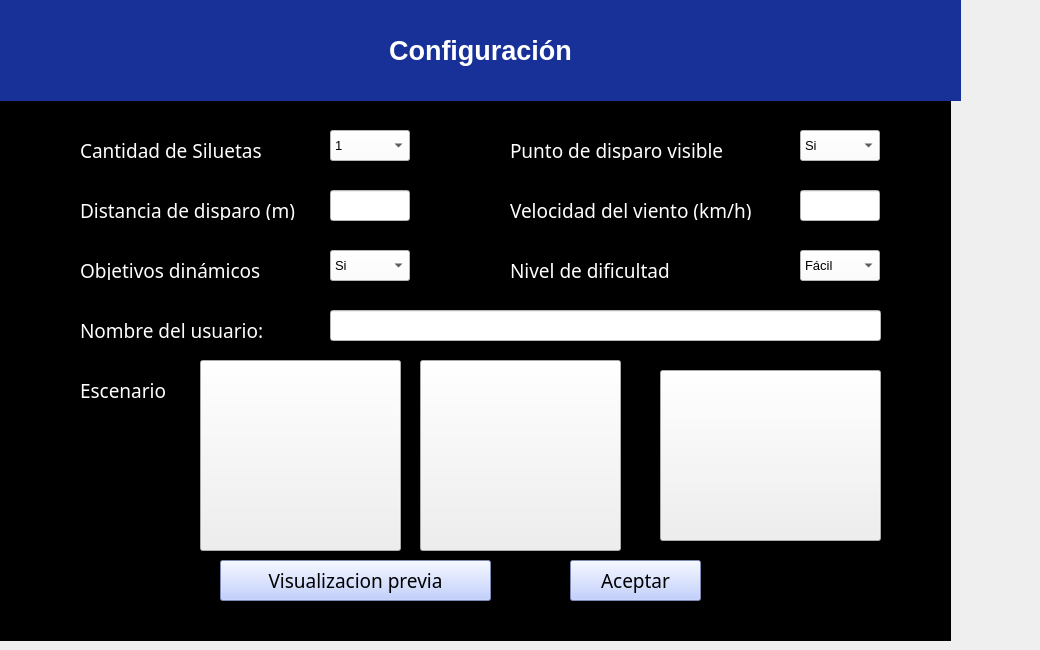
            <widget class="QWidget" name="page">
             <widget class="QLabel" name="label_3">
              <property name="geometry">
               <rect>
                <x>80</x>
                <y>200</y>
                <width>241</width>
                <height>20</height>
               </rect>
              </property>
              <property name="font">
               <font>
                <family>MS PGothic</family>
                <pointsize>14</pointsize>
               </font>
              </property>
              <property name="styleSheet">
               <string notr="true">color: rgb(255, 255, 255);</string>
              </property>
              <property name="text">
               <string>Distancia de disparo (m)</string>
              </property>
             </widget>
             <widget class="QComboBox" name="comboBox">
              <property name="geometry">
               <rect>
                <x>330</x>
                <y>130</y>
                <width>80</width>
                <height>31</height>
               </rect>
              </property>
              <property name="font">
               <font>
                <pointsize>10</pointsize>
               </font>
              </property>
              <property name="styleSheet">
               <string notr="true">background-color: rgb(255, 255, 255);</string>
              </property>
              <item>
               <property name="text">
                <string>1</string>
               </property>
              </item>
              <item>
               <property name="text">
                <string>2</string>
               </property>
              </item>
              <item>
               <property name="text">
                <string>3</string>
               </property>
              </item>
              <item>
               <property name="text">
                <string>4</string>
               </property>
              </item>
              <item>
               <property name="text">
                <string>5</string>
               </property>
              </item>
             </widget>
             <widget class="QLabel" name="label">
              <property name="geometry">
               <rect>
                <x>0</x>
                <y>0</y>
                <width>961</width>
                <height>101</height>
               </rect>
              </property>
              <property name="font">
               <font>
                <pointsize>20</pointsize>
                <weight>75</weight>
                <bold>true</bold>
               </font>
              </property>
              <property name="autoFillBackground">
               <bool>false</bool>
              </property>
              <property name="styleSheet">
               <string notr="true">border-color: rgb(0, 255, 127);
background-color: #173199;
color: rgb(255, 255, 255);</string>
              </property>
              <property name="text">
               <string>Configuración</string>
              </property>
              <property name="alignment">
               <set>Qt::AlignCenter</set>
              </property>
             </widget>
             <widget class="QLabel" name="label_5">
              <property name="geometry">
               <rect>
                <x>510</x>
                <y>260</y>
                <width>231</width>
                <height>20</height>
               </rect>
              </property>
              <property name="font">
               <font>
                <family>MS PGothic</family>
                <pointsize>14</pointsize>
               </font>
              </property>
              <property name="styleSheet">
               <string notr="true">color: rgb(255, 255, 255);</string>
              </property>
              <property name="text">
               <string>Nivel de dificultad</string>
              </property>
             </widget>
             <widget class="QLineEdit" name="lineEdit">
              <property name="geometry">
               <rect>
                <x>330</x>
                <y>190</y>
                <width>80</width>
                <height>31</height>
               </rect>
              </property>
              <property name="font">
               <font>
                <pointsize>10</pointsize>
               </font>
              </property>
              <property name="styleSheet">
               <string notr="true">background-color: rgb(255, 255, 255);</string>
              </property>
             </widget>
             <widget class="QLineEdit" name="lineEdit_2">
              <property name="geometry">
               <rect>
                <x>800</x>
                <y>190</y>
                <width>80</width>
                <height>31</height>
               </rect>
              </property>
              <property name="font">
               <font>
                <pointsize>10</pointsize>
               </font>
              </property>
              <property name="styleSheet">
               <string notr="true">background-color: rgb(255, 255, 255);</string>
              </property>
             </widget>
             <widget class="QLabel" name="label_4">
              <property name="geometry">
               <rect>
                <x>80</x>
                <y>260</y>
                <width>211</width>
                <height>20</height>
               </rect>
              </property>
              <property name="font">
               <font>
                <family>MS PGothic</family>
                <pointsize>14</pointsize>
               </font>
              </property>
              <property name="styleSheet">
               <string notr="true">color: rgb(255, 255, 255);</string>
              </property>
              <property name="text">
               <string>Objetivos dinámicos</string>
              </property>
             </widget>
             <widget class="QLabel" name="label_7">
              <property name="geometry">
               <rect>
                <x>510</x>
                <y>140</y>
                <width>251</width>
                <height>20</height>
               </rect>
              </property>
              <property name="font">
               <font>
                <family>MS PGothic</family>
                <pointsize>14</pointsize>
               </font>
              </property>
              <property name="styleSheet">
               <string notr="true">color: rgb(255, 255, 255);</string>
              </property>
              <property name="text">
               <string>Punto de disparo visible</string>
              </property>
             </widget>
             <widget class="QComboBox" name="comboBox_4">
              <property name="geometry">
               <rect>
                <x>800</x>
                <y>250</y>
                <width>80</width>
                <height>31</height>
               </rect>
              </property>
              <property name="font">
               <font>
                <pointsize>10</pointsize>
               </font>
              </property>
              <property name="styleSheet">
               <string notr="true">background-color: rgb(255, 255, 255);</string>
              </property>
              <item>
               <property name="text">
                <string>Fácil</string>
               </property>
              </item>
              <item>
               <property name="text">
                <string>Medio</string>
               </property>
              </item>
              <item>
               <property name="text">
                <string>Dificil</string>
               </property>
              </item>
             </widget>
             <widget class="QComboBox" name="comboBox_2">
              <property name="geometry">
               <rect>
                <x>330</x>
                <y>250</y>
                <width>80</width>
                <height>31</height>
               </rect>
              </property>
              <property name="font">
               <font>
                <pointsize>10</pointsize>
               </font>
              </property>
              <property name="styleSheet">
               <string notr="true">background-color: rgb(255, 255, 255);</string>
              </property>
              <item>
               <property name="text">
                <string>Si</string>
               </property>
              </item>
              <item>
               <property name="text">
                <string>No</string>
               </property>
              </item>
             </widget>
             <widget class="QLabel" name="label_6">
              <property name="geometry">
               <rect>
                <x>80</x>
                <y>140</y>
                <width>211</width>
                <height>20</height>
               </rect>
              </property>
              <property name="font">
               <font>
                <family>MS PGothic</family>
                <pointsize>14</pointsize>
               </font>
              </property>
              <property name="styleSheet">
               <string notr="true">color: rgb(255, 255, 255);</string>
              </property>
              <property name="text">
               <string>Cantidad de Siluetas</string>
              </property>
             </widget>
             <widget class="QPushButton" name="pushButton_7">
              <property name="geometry">
               <rect>
                <x>570</x>
                <y>560</y>
                <width>131</width>
                <height>41</height>
               </rect>
              </property>
              <property name="font">
               <font>
                <family>MS PGothic</family>
                <pointsize>14</pointsize>
               </font>
              </property>
              <property name="styleSheet">
               <string notr="true">background-color: rgb(175, 193, 255);
border-color: rgb(0, 0, 255);</string>
              </property>
              <property name="text">
               <string>Aceptar</string>
              </property>
             </widget>
             <widget class="QComboBox" name="comboBox_3">
              <property name="geometry">
               <rect>
                <x>800</x>
                <y>130</y>
                <width>80</width>
                <height>31</height>
               </rect>
              </property>
              <property name="font">
               <font>
                <pointsize>10</pointsize>
               </font>
              </property>
              <property name="styleSheet">
               <string notr="true">background-color: rgb(255, 255, 255);</string>
              </property>
              <item>
               <property name="text">
                <string>Si</string>
               </property>
              </item>
              <item>
               <property name="text">
                <string>No</string>
               </property>
              </item>
             </widget>
             <widget class="QLabel" name="label_8">
              <property name="geometry">
               <rect>
                <x>510</x>
                <y>200</y>
                <width>281</width>
                <height>20</height>
               </rect>
              </property>
              <property name="font">
               <font>
                <family>MS PGothic</family>
                <pointsize>14</pointsize>
               </font>
              </property>
              <property name="styleSheet">
               <string notr="true">color: rgb(255, 255, 255);</string>
              </property>
              <property name="text">
               <string>Velocidad del viento (km/h)</string>
              </property>
             </widget>
             <widget class="QPushButton" name="pushButton_9">
              <property name="geometry">
               <rect>
                <x>220</x>
                <y>560</y>
                <width>271</width>
                <height>41</height>
               </rect>
              </property>
              <property name="font">
               <font>
                <family>MS PGothic</family>
                <pointsize>14</pointsize>
               </font>
              </property>
              <property name="styleSheet">
               <string notr="true">background-color: rgb(175, 193, 255);
border-color: rgb(0, 0, 255);</string>
              </property>
              <property name="text">
               <string>Visualizacion previa</string>
              </property>
             </widget>
             <widget class="QLabel" name="label_9">
              <property name="geometry">
               <rect>
                <x>80</x>
                <y>380</y>
                <width>101</width>
                <height>20</height>
               </rect>
              </property>
              <property name="font">
               <font>
                <family>MS PGothic</family>
                <pointsize>14</pointsize>
               </font>
              </property>
              <property name="styleSheet">
               <string notr="true">color: rgb(255, 255, 255);</string>
              </property>
              <property name="text">
               <string>Escenario</string>
              </property>
             </widget>
             <widget class="QLabel" name="label_32">
              <property name="geometry">
               <rect>
                <x>-80</x>
                <y>100</y>
                <width>1031</width>
                <height>541</height>
               </rect>
              </property>
              <property name="styleSheet">
               <string notr="true">background-color: rgb(0, 0, 0);</string>
              </property>
              <property name="text">
               <string>TextLabel</string>
              </property>
             </widget>
             <widget class="QLabel" name="label_33">
              <property name="geometry">
               <rect>
                <x>80</x>
                <y>320</y>
                <width>211</width>
                <height>20</height>
               </rect>
              </property>
              <property name="font">
               <font>
                <family>MS PGothic</family>
                <pointsize>14</pointsize>
               </font>
              </property>
              <property name="styleSheet">
               <string notr="true">color: rgb(255, 255, 255);</string>
              </property>
              <property name="text">
               <string>Nombre del usuario:</string>
              </property>
             </widget>
             <widget class="QLineEdit" name="lineEdit_9">
              <property name="geometry">
               <rect>
                <x>330</x>
                <y>310</y>
                <width>551</width>
                <height>31</height>
               </rect>
              </property>
              <property name="font">
               <font>
                <pointsize>10</pointsize>
               </font>
              </property>
              <property name="styleSheet">
               <string notr="true">background-color: rgb(255, 255, 255);</string>
              </property>
             </widget>
             <widget class="QPushButton" name="pushButton_3">
              <property name="geometry">
               <rect>
                <x>200</x>
                <y>360</y>
                <width>201</width>
                <height>191</height>
               </rect>
              </property>
              <property name="text">
               <string/>
              </property>
              <property name="icon">
               <iconset>
                <normaloff>bull.jpg</normaloff>bull.jpg</iconset>
              </property>
              <property name="iconSize">
               <size>
                <width>170</width>
                <height>170</height>
               </size>
              </property>
             </widget>
             <widget class="QPushButton" name="pushButton_5">
              <property name="geometry">
               <rect>
                <x>420</x>
                <y>360</y>
                <width>201</width>
                <height>191</height>
               </rect>
              </property>
              <property name="text">
               <string/>
              </property>
              <property name="icon">
               <iconset>
                <normaloff>persona.jpg</normaloff>persona.jpg</iconset>
              </property>
              <property name="iconSize">
               <size>
                <width>170</width>
                <height>170</height>
               </size>
              </property>
             </widget>
             <widget class="QPushButton" name="pushButton_6">
              <property name="geometry">
               <rect>
                <x>660</x>
                <y>370</y>
                <width>221</width>
                <height>171</height>
               </rect>
              </property>
              <property name="text">
               <string/>
              </property>
              <property name="icon">
               <iconset>
                <normaloff>Escenario4.png</normaloff>Escenario4.png</iconset>
              </property>
              <property name="iconSize">
               <size>
                <width>250</width>
                <height>170</height>
               </size>
              </property>
             </widget>
             <zorder>label_32</zorder>
             <zorder>label_3</zorder>
             <zorder>comboBox</zorder>
             <zorder>label</zorder>
             <zorder>label_5</zorder>
             <zorder>lineEdit</zorder>
             <zorder>lineEdit_2</zorder>
             <zorder>label_4</zorder>
             <zorder>label_7</zorder>
             <zorder>comboBox_4</zorder>
             <zorder>comboBox_2</zorder>
             <zorder>label_6</zorder>
             <zorder>pushButton_7</zorder>
             <zorder>comboBox_3</zorder>
             <zorder>label_8</zorder>
             <zorder>pushButton_9</zorder>
             <zorder>label_9</zorder>
             <zorder>label_33</zorder>
             <zorder>lineEdit_9</zorder>
             <zorder>pushButton_3</zorder>
             <zorder>pushButton_5</zorder>
             <zorder>pushButton_6</zorder>
            </widget>
